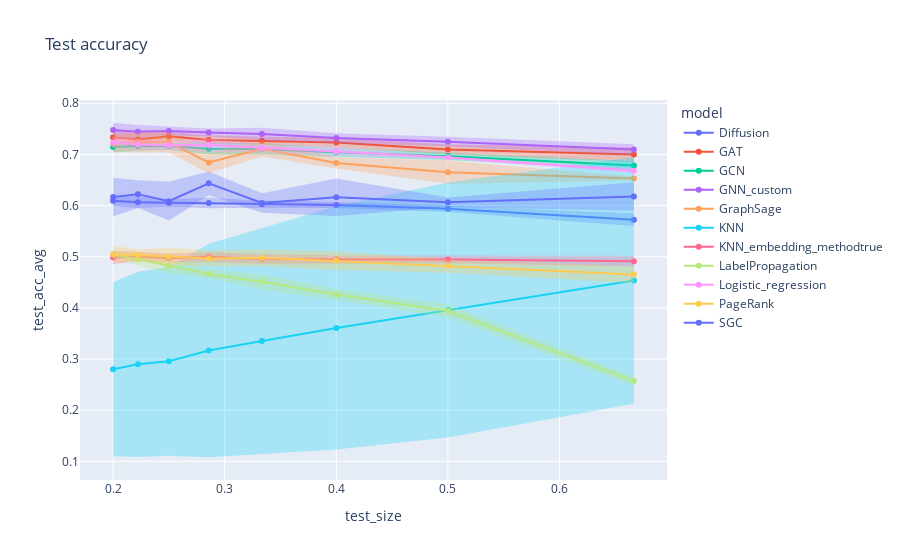

The code cell stored with this chart in its notebook:
### Markdown cell above
`Wikischools`

### Code cell
# Compute average and standard deviation according to values of k
grouped = df.groupby(['dataset', 'model', 'k', 'train_size', 'test_size'])[['train_acc', 'test_acc']].agg({'train_acc': ['mean', 'std'], 'test_acc': ['mean', 'std']}).reset_index()
grouped.columns = ['dataset', 'model', 'k', 'train_size', 'test_size', 'train_acc_avg', 'train_acc_std', 'test_acc_avg', 'test_acc_std', ]
grouped

# Test split
for error_y_mode in {'band'}:
    fig = line(
        data_frame = grouped[grouped['dataset']=='wikischools'],
        x = 'test_size',
        y = 'test_acc_avg',
        error_y = 'test_acc_std',
        error_y_mode = error_y_mode,
        color = 'model',
        title = f'Test accuracy',
        markers = '.',
    )
    fig.show()

### Figure 1 — Plotly figure (JSON) as saved in the notebook; plotly's stock layout.template omitted (floating-point values rounded to 4 significant figures)
{"data": [{"fill": "toself", "fillcolor": "rgba(99,110,250,.3)", "hoverinfo": "skip", "legendgroup": "Diffusion", "line": {"color": "rgba(255,255,255,0)"}, "showlegend": false, "type": "scatter", "x": [0.6667, 0.5, 0.4, 0.3333, 0.2857, 0.25, 0.2222, 0.2, 0.2, 0.2222, 0.25, 0.2857, 0.3333, 0.4, 0.5, 0.6667], "xaxis": "x", "y": [0.5849, 0.5999, 0.6071, 0.6101, 0.6152, 0.6123, 0.618, 0.6195, 0.5999, 0.5953, 0.5981, 0.5951, 0.5957, 0.5953, 0.5877, 0.5602], "yaxis": "y"}, {"hovertemplate": "model=Diffusion<br>test_size=%{x}<br>test_acc_avg=%{y}<extra></extra>", "legendgroup": "Diffusion", "line": {"color": "#636efa", "dash": "solid"}, "marker": {"symbol": "circle"}, "mode": "lines+markers", "name": "Diffusion", "orientation": "v", "showlegend": true, "type": "scatter", "x": [0.6667, 0.5, 0.4, 0.3333, 0.2857, 0.25, 0.2222, 0.2], "xaxis": "x", "y": [0.5726, 0.5938, 0.6012, 0.6029, 0.6052, 0.6052, 0.6066, 0.6097], "yaxis": "y"}, {"fill": "toself", "fillcolor": "rgba(239,85,59,.3)", "hoverinfo": "skip", "legendgroup": "GAT", "line": {"color": "rgba(255,255,255,0)"}, "showlegend": false, "type": "scatter", "x": [0.6667, 0.5, 0.4, 0.3333, 0.2857, 0.25, 0.2222, 0.2, 0.2, 0.2222, 0.25, 0.2857, 0.3333, 0.4, 0.5, 0.6667], "xaxis": "x", "y": [0.7138, 0.7192, 0.7329, 0.7345, 0.7375, 0.7443, 0.741, 0.7469, 0.7208, 0.7179, 0.7273, 0.7193, 0.7195, 0.7137, 0.7006, 0.6858], "yaxis": "y"}, {"hovertemplate": "model=GAT<br>test_size=%{x}<br>test_acc_avg=%{y}<extra></extra>", "legendgroup": "GAT", "line": {"color": "#EF553B", "dash": "solid"}, "marker": {"symbol": "circle"}, "mode": "lines+markers", "name": "GAT", "orientation": "v", "showlegend": true, "type": "scatter", "x": [0.6667, 0.5, 0.4, 0.3333, 0.2857, 0.25, 0.2222, 0.2], "xaxis": "x", "y": [0.6998, 0.7099, 0.7233, 0.727, 0.7284, 0.7358, 0.7294, 0.7339], "yaxis": "y"}, {"fill": "toself", "fillcolor": "rgba(0,204,150,.3)", "hoverinfo": "skip", "legendgroup": "GCN", "line": {"color": "rgba(255,255,255,0)"}, "showlegend": false, "type": "scatter", "x": [0.6667, 0.5, 0.4, 0.3333, 0.2857, 0.25, 0.2222, 0.2, 0.2, 0.2222, 0.25, 0.2857, 0.3333, 0.4, 0.5, 0.6667], "xaxis": "x", "y": [0.6871, 0.7033, 0.7133, 0.722, 0.723, 0.7243, 0.7256, 0.7248, 0.7039, 0.7071, 0.7085, 0.6997, 0.6992, 0.6949, 0.6892, 0.6693], "yaxis": "y"}, {"hovertemplate": "model=GCN<br>test_size=%{x}<br>test_acc_avg=%{y}<extra></extra>", "legendgroup": "GCN", "line": {"color": "#00cc96", "dash": "solid"}, "marker": {"symbol": "circle"}, "mode": "lines+markers", "name": "GCN", "orientation": "v", "showlegend": true, "type": "scatter", "x": [0.6667, 0.5, 0.4, 0.3333, 0.2857, 0.25, 0.2222, 0.2], "xaxis": "x", "y": [0.6782, 0.6963, 0.7041, 0.7106, 0.7113, 0.7164, 0.7163, 0.7144], "yaxis": "y"}, {"fill": "toself", "fillcolor": "rgba(171,99,250,.3)", "hoverinfo": "skip", "legendgroup": "GNN_custom", "line": {"color": "rgba(255,255,255,0)"}, "showlegend": false, "type": "scatter", "x": [0.6667, 0.5, 0.4, 0.3333, 0.2857, 0.25, 0.2222, 0.2, 0.2, 0.2222, 0.25, 0.2857, 0.3333, 0.4, 0.5, 0.6667], "xaxis": "x", "y": [0.7202, 0.7344, 0.7412, 0.752, 0.7509, 0.7545, 0.7576, 0.762, 0.7334, 0.7314, 0.737, 0.7353, 0.7276, 0.723, 0.7154, 0.6993], "yaxis": "y"}, {"hovertemplate": "model=GNN_custom<br>test_size=%{x}<br>test_acc_avg=%{y}<extra></extra>", "legendgroup": "GNN_custom", "line": {"color": "#ab63fa", "dash": "solid"}, "marker": {"symbol": "circle"}, "mode": "lines+markers", "name": "GNN_custom", "orientation": "v", "showlegend": true, "type": "scatter", "x": [0.6667, 0.5, 0.4, 0.3333, 0.2857, 0.25, 0.2222, 0.2], "xaxis": "x", "y": [0.7097, 0.7249, 0.7321, 0.7398, 0.7431, 0.7457, 0.7445, 0.7477], "yaxis": "y"}, {"fill": "toself", "fillcolor": "rgba(255,161,90,.3)", "hoverinfo": "skip", "legendgroup": "GraphSage", "line": {"color": "rgba(255,255,255,0)"}, "showlegend": false, "type": "scatter", "x": [0.6667, 0.5, 0.4, 0.3333, 0.2857, 0.25, 0.2222, 0.2, 0.2, 0.2222, 0.25, 0.2857, 0.3333, 0.4, 0.5, 0.6667], "xaxis": "x", "y": [0.6566, 0.6881, 0.6944, 0.7263, 0.7053, 0.7435, 0.7429, 0.7374, 0.7045, 0.7044, 0.7039, 0.6631, 0.6959, 0.6725, 0.6423, 0.6492], "yaxis": "y"}, {"hovertemplate": "model=GraphSage<br>test_size=%{x}<br>test_acc_avg=%{y}<extra></extra>", "legendgroup": "GraphSage", "line": {"color": "#FFA15A", "dash": "solid"}, "marker": {"symbol": "circle"}, "mode": "lines+markers", "name": "GraphSage", "orientation": "v", "showlegend": true, "type": "scatter", "x": [0.6667, 0.5, 0.4, 0.3333, 0.2857, 0.25, 0.2222, 0.2], "xaxis": "x", "y": [0.6529, 0.6652, 0.6834, 0.7111, 0.6842, 0.7237, 0.7237, 0.7209], "yaxis": "y"}, {"fill": "toself", "fillcolor": "rgba(25,211,243,.3)", "hoverinfo": "skip", "legendgroup": "KNN", "line": {"color": "rgba(255,255,255,0)"}, "showlegend": false, "type": "scatter", "x": [0.6667, 0.5, 0.4, 0.3333, 0.2857, 0.25, 0.2222, 0.2, 0.2, 0.2222, 0.25, 0.2857, 0.3333, 0.4, 0.5, 0.6667], "xaxis": "x", "y": [0.6947, 0.6451, 0.5989, 0.5563, 0.5255, 0.4805, 0.4707, 0.4503, 0.1099, 0.1087, 0.111, 0.1081, 0.1146, 0.1231, 0.1468, 0.2126], "yaxis": "y"}, {"hovertemplate": "model=KNN<br>test_size=%{x}<br>test_acc_avg=%{y}<extra></extra>", "legendgroup": "KNN", "line": {"color": "#19d3f3", "dash": "solid"}, "marker": {"symbol": "circle"}, "mode": "lines+markers", "name": "KNN", "orientation": "v", "showlegend": true, "type": "scatter", "x": [0.6667, 0.5, 0.4, 0.3333, 0.2857, 0.25, 0.2222, 0.2], "xaxis": "x", "y": [0.4537, 0.396, 0.361, 0.3354, 0.3168, 0.2958, 0.2897, 0.2801], "yaxis": "y"}, {"fill": "toself", "fillcolor": "rgba(255,102,146,.3)", "hoverinfo": "skip", "legendgroup": "KNN_embedding_methodtrue", "line": {"color": "rgba(255,255,255,0)"}, "showlegend": false, "type": "scatter", "x": [0.6667, 0.5, 0.4, 0.3333, 0.2857, 0.25, 0.2222, 0.2, 0.2, 0.2222, 0.25, 0.2857, 0.3333, 0.4, 0.5, 0.6667], "xaxis": "x", "y": [0.502, 0.5017, 0.5027, 0.5055, 0.509, 0.507, 0.5095, 0.5119, 0.4856, 0.4912, 0.4884, 0.4899, 0.4866, 0.4868, 0.4874, 0.481], "yaxis": "y"}, {"hovertemplate": "model=KNN_embedding_methodtrue<br>test_size=%{x}<br>test_acc_avg=%{y}<extra></extra>", "legendgroup": "KNN_embedding_methodtrue", "line": {"color": "#FF6692", "dash": "solid"}, "marker": {"symbol": "circle"}, "mode": "lines+markers", "name": "KNN_embedding_methodtrue", "orientation": "v", "showlegend": true, "type": "scatter", "x": [0.6667, 0.5, 0.4, 0.3333, 0.2857, 0.25, 0.2222, 0.2], "xaxis": "x", "y": [0.4915, 0.4945, 0.4948, 0.496, 0.4994, 0.4977, 0.5003, 0.4988], "yaxis": "y"}, {"fill": "toself", "fillcolor": "rgba(182,232,128,.3)", "hoverinfo": "skip", "legendgroup": "LabelPropagation", "line": {"color": "rgba(255,255,255,0)"}, "showlegend": false, "type": "scatter", "x": [0.6667, 0.5, 0.4, 0.3333, 0.2857, 0.25, 0.2222, 0.2, 0.2, 0.2222, 0.25, 0.2857, 0.3333, 0.4, 0.5, 0.6667], "xaxis": "x", "y": [0.2664, 0.4068, 0.4372, 0.4662, 0.475, 0.4966, 0.5073, 0.5114, 0.4982, 0.4827, 0.4675, 0.4576, 0.4362, 0.4156, 0.3813, 0.2476], "yaxis": "y"}, {"hovertemplate": "model=LabelPropagation<br>test_size=%{x}<br>test_acc_avg=%{y}<extra></extra>", "legendgroup": "LabelPropagation", "line": {"color": "#B6E880", "dash": "solid"}, "marker": {"symbol": "circle"}, "mode": "lines+markers", "name": "LabelPropagation", "orientation": "v", "showlegend": true, "type": "scatter", "x": [0.6667, 0.5, 0.4, 0.3333, 0.2857, 0.25, 0.2222, 0.2], "xaxis": "x", "y": [0.257, 0.3941, 0.4264, 0.4512, 0.4663, 0.4821, 0.495, 0.5048], "yaxis": "y"}, {"fill": "toself", "fillcolor": "rgba(255,151,255,.3)", "hoverinfo": "skip", "legendgroup": "Logistic_regression", "line": {"color": "rgba(255,255,255,0)"}, "showlegend": false, "type": "scatter", "x": [0.6667, 0.5, 0.4, 0.3333, 0.2857, 0.25, 0.2222, 0.2, 0.2, 0.2222, 0.25, 0.2857, 0.3333, 0.4, 0.5, 0.6667], "xaxis": "x", "y": [0.6732, 0.6964, 0.7144, 0.7211, 0.7313, 0.7268, 0.7302, 0.7349, 0.7121, 0.7086, 0.7091, 0.7054, 0.7041, 0.6967, 0.6913, 0.6634], "yaxis": "y"}, {"hovertemplate": "model=Logistic_regression<br>test_size=%{x}<br>test_acc_avg=%{y}<extra></extra>", "legendgroup": "Logistic_regression", "line": {"color": "#FF97FF", "dash": "solid"}, "marker": {"symbol": "circle"}, "mode": "lines+markers", "name": "Logistic_regression", "orientation": "v", "showlegend": true, "type": "scatter", "x": [0.6667, 0.5, 0.4, 0.3333, 0.2857, 0.25, 0.2222, 0.2], "xaxis": "x", "y": [0.6683, 0.6938, 0.7055, 0.7126, 0.7184, 0.7179, 0.7194, 0.7235], "yaxis": "y"}, {"fill": "toself", "fillcolor": "rgba(254,203,82,.3)", "hoverinfo": "skip", "legendgroup": "PageRank", "line": {"color": "rgba(255,255,255,0)"}, "showlegend": false, "type": "scatter", "x": [0.6667, 0.5, 0.4, 0.3333, 0.2857, 0.25, 0.2222, 0.2, 0.2, 0.2222, 0.25, 0.2857, 0.3333, 0.4, 0.5, 0.6667], "xaxis": "x", "y": [0.4817, 0.4945, 0.5107, 0.5144, 0.5123, 0.5174, 0.5143, 0.5216, 0.4873, 0.4927, 0.4839, 0.4809, 0.4822, 0.4743, 0.4689, 0.4488], "yaxis": "y"}, {"hovertemplate": "model=PageRank<br>test_size=%{x}<br>test_acc_avg=%{y}<extra></extra>", "legendgroup": "PageRank", "line": {"color": "#FECB52", "dash": "solid"}, "marker": {"symbol": "circle"}, "mode": "lines+markers", "name": "PageRank", "orientation": "v", "showlegend": true, "type": "scatter", "x": [0.6667, 0.5, 0.4, 0.3333, 0.2857, 0.25, 0.2222, 0.2], "xaxis": "x", "y": [0.4652, 0.4817, 0.4925, 0.4983, 0.4966, 0.5007, 0.5035, 0.5044], "yaxis": "y"}, {"fill": "toself", "fillcolor": "rgba(99,110,250,.3)", "hoverinfo": "skip", "legendgroup": "SGC", "line": {"color": "rgba(255,255,255,0)"}, "showlegend": false, "type": "scatter", "x": [0.6667, 0.5, 0.4, 0.3333, 0.2857, 0.25, 0.2222, 0.2, 0.2, 0.2222, 0.25, 0.2857, 0.3333, 0.4, 0.5, 0.6667], "xaxis": "x", "y": [0.6456, 0.6157, 0.6529, 0.6243, 0.6668, 0.6466, 0.6497, 0.6545, 0.5788, 0.5951, 0.5709, 0.6202, 0.586, 0.5798, 0.5971, 0.5902], "yaxis": "y"}, {"hovertemplate": "model=SGC<br>test_size=%{x}<br>test_acc_avg=%{y}<extra></extra>", "legendgroup": "SGC", "line": {"color": "#636efa", "dash": "solid"}, "marker": {"symbol": "circle"}, "mode": "lines+markers", "name": "SGC", "orientation": "v", "showlegend": true, "type": "scatter", "x": [0.6667, 0.5, 0.4, 0.3333, 0.2857, 0.25, 0.2222, 0.2], "xaxis": "x", "y": [0.6179, 0.6064, 0.6164, 0.6052, 0.6435, 0.6087, 0.6224, 0.6166], "yaxis": "y"}], "layout": {"legend": {"title": {"text": "model"}, "tracegroupgap": 0}, "title": {"text": "Test accuracy"}, "xaxis": {"anchor": "y", "domain": [0, 1], "title": {"text": "test_size"}}, "yaxis": {"anchor": "x", "domain": [0, 1], "title": {"text": "test_acc_avg"}}}}
